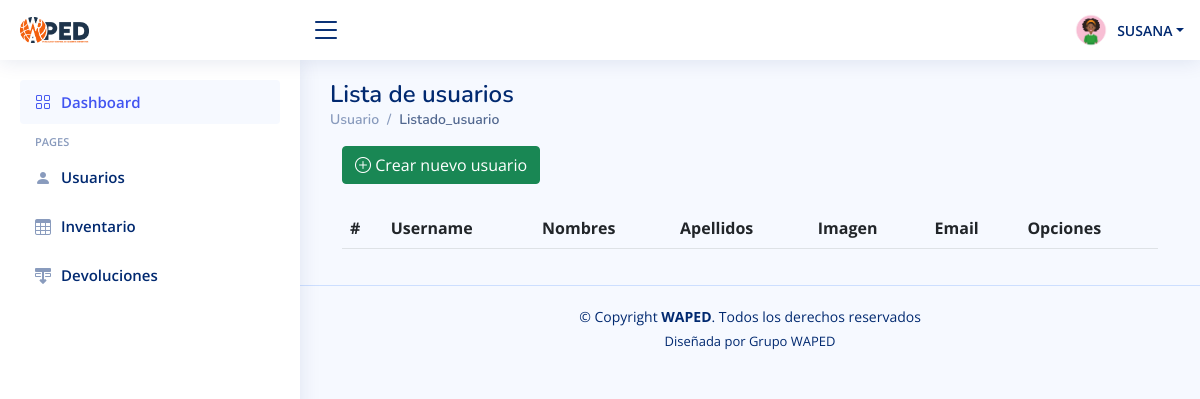
The app's page /listado_usuarios/ (signed in) with its own data.
### apps/Usuarios/models.py (models this page shows, shortened)
class Usuario(AbstractBaseUser, PermissionsMixin):
    username = models.CharField('Nombre de usuario', unique=True, max_length=100)
    email = models.EmailField('Correo Electronico', unique=True, max_length=255)
    nombres = models.CharField('Nombre', max_length=100, blank=True, null=True)
    apellidos = models.CharField('Apellidos', max_length=100, blank=True, null=True)
    curso = models.ForeignKey(curso, on_delete=models.CASCADE, blank=True, null=True)
    imagen = models.ImageField('Imagen de prefil', upload_to='usuario/', max_length=200,
                               blank=True, null=True)
    is_active = models.BooleanField(default=True)
    is_staff = models.BooleanField('Es administrador?',default=False)
    is_studet = models.BooleanField('Es estudiante?',default=False)
    objects = UsuarioManager()
    USERNAME_FIELD = 'username'
    REQUIRED_FIELDS = ['email', 'nombres']
    class Meta:
        verbose_name: 'Usuario'
        verbose_name_plural: 'Usuarios'

### apps/Usuarios/views.py (the view, shortened to what this page needs)
# urls.py: path('listado_usuarios/', ListadoUsuario.as_view(), name='listar_usuario'),
class ListadoUsuario(LoginYStaffMixin, ValidarPermisosRequeridosUsuariosMixin, ListView):
    permission_required = ('Usuarios.view_usuario',)
    model = Usuario
    template_name = 'usuarios/listar_usuario.html'
    def get(self, request, *args, **kwargs):
        if request.headers.get('x-requested-with') == 'XMLHttpRequest':
            return HttpResponse(serialize('json', self.get_queryset()), 'application/json')
        else:
            return render(request, self.template_name)

### apps/Usuarios/mixins.py (called while the page is built)
    def dispatch(self, request, *args, **kwargs):
        if request.user.is_authenticated:
            if request.user.is_staff:
                return super().dispatch(request, *args, **kwargs)
            else:
                messages.error(request, 'No tienes permisos para realizar esta acciòn.')
                return redirect('iniciarsesion')
        return redirect('UsuariInicio')

    def get_perms(self):
        if isinstance(self.permission_required, str):
            return (self.permission_required)
        else:
            return self.permission_required

    def dispatch(self, request, *args, **kwargs):
        if request.user.has_perms(self.get_perms()):
            return super().dispatch(request, *args, **kwargs)
        messages.error(request, 'No tienes permisos para realizar esta acciòn.')
        return redirect(self.get_url_redirect())

### templates/usuarios/listar_usuario.html (shortened to what this page needs)
{% extends 'index.html' %}
{% load static %}
{% block css_extra %}
    <link rel="stylesheet" href="{% static 'data table/css/jquery.dataTables.min.css' %}">
{% endblock %}
{% block pagina_titulo %}Lista de usuarios{% endblock %}
{% block pagina_anterior %}Usuario{% endblock %}
{% block pagina_actual %}Listado_usuario{% endblock %}
{% block main %}
    <div class="container">
        <div class="row">
            <div class="col-xs-12">
                <button class="btn btn-success" onclick="abrir_modal_creacion('{% url 'registrar_usuario' %}')">
                    <i class="bi bi-plus-circle"></i> Crear nuevo usuario
                </button>
                <br><br>
                <table id="tabla_usuario" class="table table-striped table-responsive">
                    <thead>
                    <tr>
                        <th scope="col">#</th>
                        <th scope="col">Username</th>
                        <th scope="col">Nombres</th>
                        <th scope="col">Apellidos</th>
                        <th scope="col">Imagen</th>
                        <th scope="col">Email</th>
                        <th scope="col">Opciones</th>
                    </tr>
                    </thead>
                </table>
            </div>
        </div>
    </div>
{% endblock %}

### templates/includes/header.html (shortened to what this page needs)
{% load static %}
<header id="header" class="header fixed-top d-flex align-items-center">
    <div class="d-flex align-items-center justify-content-between">
        <a href="" class="logo d-flex align-items-center">
            <img src="{% static 'assets/img/logo waped.png' %}" alt="">
        </a>
        <i class="bi bi-list toggle-sidebar-btn"></i>
    </div>
    <nav class="header-nav ms-auto">
        <ul class="d-flex align-items-center">
            <li class="nav-item dropdown pe-3">
                <a class="nav-link nav-profile d-flex align-items-center pe-0" href="#" data-bs-toggle="dropdown">
                    <img src="{{ user.imagen.url }}" alt="Profile" class="rounded-circle">
                    <span class="d-none d-md-block dropdown-toggle ps-2">{{ user.nombres | upper }}</span>
                </a>
            </li>
        </ul>
    </nav>
</header>

### static/assets/css/style.css (style rules this page uses)
:root { scroll-behavior: smooth; }
body { font-family: "Open Sans", sans-serif; background: #f6f9ff; color: #444444; }
a { color: #4154f1; text-decoration: none; }
.logo { line-height: 1; }
@media (min-width: 1200px) { .logo { width: 280px; } }
.logo img { max-height: 26px; margin-right: 6px; }
.header { transition: all 0.5s; z-index: 997; height: 60px; box-shadow: 0px 2px 20px rgba(1, 41, 112, 0.1); background-color: #fff; padding-left: 20px; }
.header .toggle-sidebar-btn { font-size: 32px; padding-left: 10px; cursor: pointer; color: #012970; }
.header-nav ul { list-style: none; }
.header-nav > ul { margin: 0; padding: 0; }
.header-nav .nav-profile { color: #012970; }
.header-nav .nav-profile img { max-height: 36px; }
.header-nav .nav-profile span { font-size: 14px; font-weight: 600; }

### records on screen
Usuario: imagen (picture), nombres "SUSANA"
